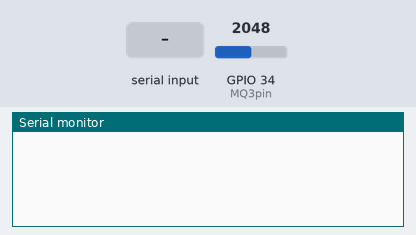
Bench run of a sketch on a simulated ESP32. Shown: the last lines printed to the serial monitor. Inputs (shaded band) come from the test bench; at power-on: GPIO 34 (MQ3pin) = 2048. Nothing arrives over Bluetooth unless stated.

Above: at 1.2 s.
1.3 s: "0" received over the second serial link
At 2.1 s:
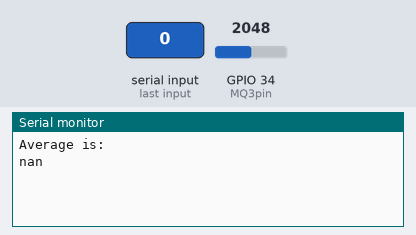
2.8 s: "1" received over the second serial link
At 3.3 s:
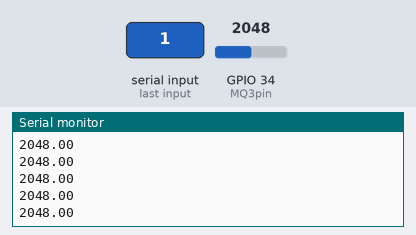

Measured:
- after the input at 1.3 s, the serial monitor: prints a new line at once (image 1)
- after the input at 2.8 s, the serial monitor: prints a new line at once (image 2)

The sketch:

ESP32-MQ3-BT.ino
```cpp
#include "BluetoothSerial.h"
#define MQ3pin 34

float MQ3Value; // Variable to Store the MQ3 Sensor Value
BluetoothSerial SerialBT; // Initializing the Bluetooth Connection (Unconditional)
int userCommand; // Variable to Detect if Sample Shall be Taken
boolean takeSample = false; // Take Sample
float sum = 0; // Add All Samples
int counter = 0; // Count Amount of Samples

void setup() {
  SerialBT.begin("ESP32-MQ3-BT"); //Bluetooth device name
  Serial.begin(9600);
}

void loop() {
  if(SerialBT.available()) { // Run if There is Incomming Bluetooth Message
    userCommand = SerialBT.read(); // SerialBT.read() Produces ASCII Code Values
    if(userCommand == 48) { // (48)ASCII = (0)DECIMAL -> Android App Buttons Send 1s and 0s, Nothing Else
      takeSample = false; // Turn Off Sampler
      Serial.println("Average is: ");
      Serial.print(sum/counter);
      SerialBT.println(sum/counter); // Calculate and Send Average
      counter = 0;
      sum = 0;
    }

    if(userCommand == 49) { // (49)ASCII = (1)DECIMAL
      takeSample = true; // Turn On Sampler
    }
  }

  if(takeSample) { // SAMPLER
    MQ3Value = analogRead(MQ3pin);
    Serial.println(MQ3Value);
    sum = sum + MQ3Value;
    counter++;
  }

  delay(20);
}
```
